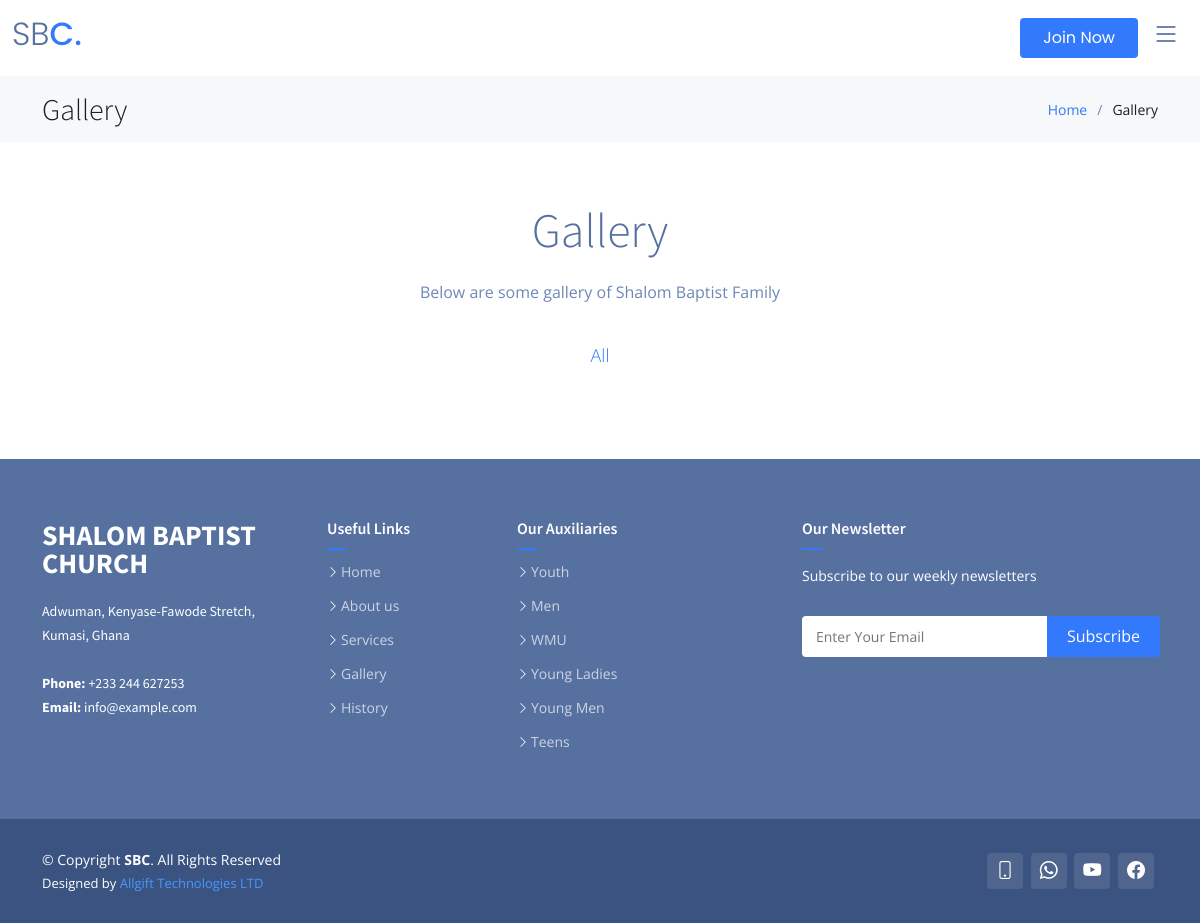
The app's page /gallery/, older data.
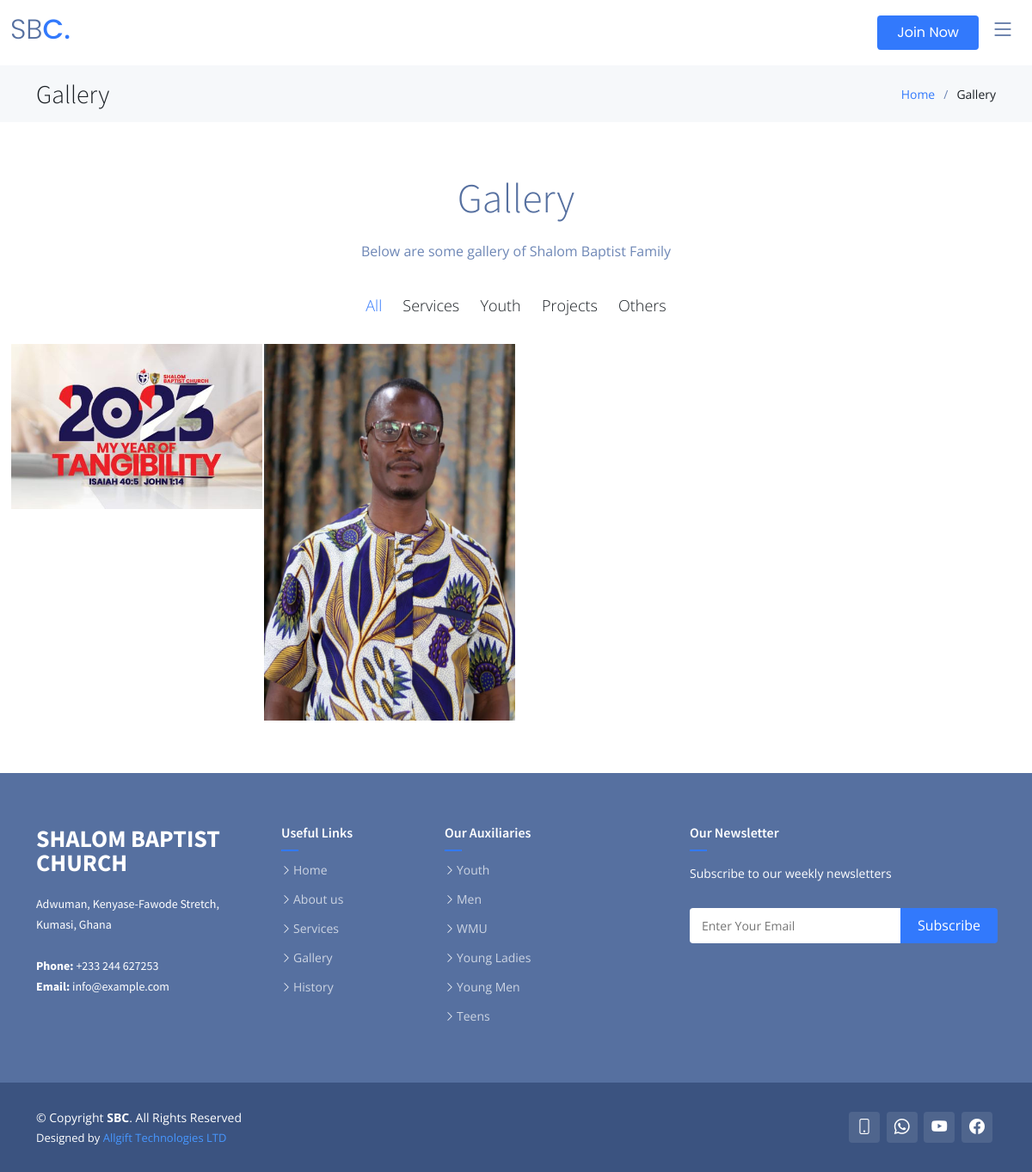
The same page, newer data.
### core/models.py (models this page shows, shortened)
class Auxiliaries(models.Model):
    name = models.CharField(max_length=255)
    designation = models.CharField(max_length=255, blank=True, null=True)
    about_us = models.TextField(blank=True, null=True)
    mission = models.TextField(blank=True, null=True)
    speech = models.TextField(blank=True, null=True)
    deacon = models.ImageField(default='group.png', upload_to='auxiliaries', blank=True, null=True)
    group_img = models.ImageField(default='group.png', upload_to='auxiliaries', blank=True, null=True)
    contribution_target = models.DecimalField(max_digits=8, decimal_places=2, blank=True, null=True)
    def get_absolute_url(self):
        return reverse('aux_details', args=[str(self.id)])

class GalleryCategory(models.Model):
    category = models.CharField(max_length=50, choices=GALLERY_CATEGORY)
    def __str__(self):
        return self.category

class Gallery(models.Model):
    category = models.ForeignKey(GalleryCategory, on_delete=models.CASCADE)
    image = models.ImageField(default='default.jpg', upload_to='profile_pics', null=True, blank=True)
    detail = models.CharField(max_length=255)

### core/views.py (the view)
# urls.py: path('gallery/', views.gallery, name='gallery'),
def gallery(request):
    auxiliaries = Auxiliaries.objects.all()
    families = Family.objects.all()
    ministries = Ministries.objects.all()
    gallery_cat = GalleryCategory.objects.all()
    galleries = Gallery.objects.all()
    context = {
        'auxiliaries': auxiliaries,
        'families': families,
        'ministries': ministries,
        'galleries': galleries,
        'gallery_cat': gallery_cat
    }
    return render(request, 'core/gallery.html', context)

### core/models.py (called while the page is built)
    def get_absolute_url(self):
        return reverse('family_details', args=[str(self.id)])

    def get_absolute_url(self):
        return reverse('min_details', args=[str(self.id)])

### templates/core/gallery.html (shortened to what this page needs)
{% extends 'base.html' %}
{% load static %}
{% load crispy_forms_tags %}
{% block content %}
    <div class="breadcrumbs">
      <div class="container">
        <div class="d-flex justify-content-between align-items-center">
          <h2>Gallery</h2>
          <ol>
            <li><a href="{% url 'home' %}">Home</a></li>
            <li>Gallery</li>
          </ol>
        </div>
      </div>
    </div>
    <section id="portfolio" class="portfolio" data-aos="fade-up">
      <div class="container">
        <div class="section-header">
          <h2>Gallery</h2>
          <p>Below are some gallery of Shalom Baptist Family</p>
        </div>
      </div>
      <div class="container-fluid" data-aos="fade-up" data-aos-delay="200">
        <div class="portfolio-isotope" data-portfolio-filter="*" data-portfolio-layout="masonry" data-portfolio-sort="original-order">
          <ul class="portfolio-flters">
            <li data-filter="*" class="filter-active">All</li>
            {% for gallery in  gallery_cat %}
              <li data-filter=".filter-{{gallery.category}}">{{gallery.category}}</li>
            {% endfor %}
          </ul>
          <div class="row g-0 portfolio-container">
            {% for gallery in  galleries %}
            <div class="col-xl-3 col-lg-4 col-md-6 portfolio-item filter-{{gallery.category}}">
              <img src="{{gallery.image.url}}" class="img-fluid" alt="">
            </div>
            {% endfor %}
          </div>
        </div>
      </div>
    </section>
{% endblock content %}

### templates/base.html (shortened to what this page needs)
{% load static %}
<!DOCTYPE html>
<html lang="en">
<head>
  <link href="{% static 'assets/vendor/bootstrap/css/bootstrap.min.css' %}" rel="stylesheet">
  <link href="{% static 'assets/vendor/bootstrap-icons/bootstrap-icons.css' %}" rel="stylesheet">
  <link href="{% static 'assets/vendor/aos/aos.css' %}" rel="stylesheet">
  <link href="{% static 'assets/vendor/glightbox/css/glightbox.min.css' %}" rel="stylesheet">
  <link href="{% static 'assets/vendor/swiper/swiper-bundle.min.css' %}" rel="stylesheet">
  <link href="{% static 'assets/css/variables.css' %}" rel="stylesheet">
   <link href="{% static 'assets/css/variables-blue.css' %}" rel="stylesheet">
  <link href="{% static 'assets/css/main.css' %}" rel="stylesheet">
</head>
<body>
  <header id="header" class="header fixed-top" data-scrollto-offset="0">
    <div class="container-fluid d-flex align-items-center justify-content-between">
      <a href="{% url 'home' %}" class="logo d-flex align-items-center scrollto me-auto me-lg-0">
        <h1>SB<span>C.</span></h1>
      </a>
      <nav id="navbar" class="navbar">
        <i class="bi bi-list mobile-nav-toggle d-none"></i>
      </nav>
      {% if not user.is_authenticated %}
        <a class="btn-getstarted scrollto" href="{% url 'join' %}">Join Now</a>
      {% else %}
        <a class="btn-getstarted scrollto" href="{% url 'join' %}">Join Now</a>
      {% endif %}
    </div>
  </header>
  {% block content %}
  {% endblock content %}
  <footer id="footer" class="footer">
    <div class="footer-content">
      <div class="container">
        <div class="row">
          <div class="col-lg-3 col-md-6">
            <div class="footer-info">
              <h3>Shalom Baptist Church</h3>
              <p>
                Adwuman, Kenyase-Fawode Stretch, <br>
                Kumasi, Ghana<br><br>
                <strong>Phone:</strong> +233 244 627253<br>
                <strong>Email:</strong> info@example.com<br>
              </p>
            </div>
          </div>
          <div class="col-lg-2 col-md-6 footer-links">
            <h4>Useful Links</h4>
            <ul>
              <li><i class="bi bi-chevron-right"></i> <a href="{% url 'home' %}">Home</a></li>
              <li><i class="bi bi-chevron-right"></i> <a href="{% url 'home' %}#about">About us</a></li>
              <li><i class="bi bi-chevron-right"></i> <a href="{% url 'home' %}#services">Services</a></li>
              <li><i class="bi bi-chevron-right"></i> <a href="{% url 'gallery' %}">Gallery</a></li>
              <li><i class="bi bi-chevron-right"></i> <a href="{% url 'history' %}">History</a></li>
            </ul>
          </div>
          <div class="col-lg-3 col-md-6 footer-links">
            <h4>Our Auxiliaries</h4>
            <ul>
              {% for aux in auxiliaries%}
              <li><i class="bi bi-chevron-right"></i> <a href="{{aux.get_absolute_url}}">{{aux.name}}</a></li>
              {% endfor %}
            </ul>
          </div>
          <div class="col-lg-4 col-md-6 footer-newsletter">
            <h4>Our Newsletter</h4>
            <p>Subscribe to our weekly newsletters</p>
            <form action="{% url 'subscribers' %}" method="post">
              <input type="email" name="email" placeholder="Enter Your Email">
              <input type="submit" value="Subscribe">
            </form>
          </div>
        </div>
      </div>
    </div>
    <div class="footer-legal text-center">
      <div class="container d-flex flex-column flex-lg-row justify-content-center justify-content-lg-between align-items-center">
        <div class="d-flex flex-column align-items-center align-items-lg-start">
          <div class="copyright">
            &copy; Copyright <strong><span>SBC</span></strong>. All Rights Reserved
          </div>
          <div class="credits">
            Designed by <a href="">Allgift Technologies LTD</a>
          </div>
        </div>
        <div class="social-links order-first order-lg-last mb-3 mb-lg-0">
          {% if user.is_authenticated %}
            <a href="tel:+233244627253" class="google-plus"><i class="bi bi-phone"></i></a>
          {% else %}
            <a href="tel:+233244627253" class="google-plus"><i class="bi bi-phone"></i></a>
          {% endif %}
          <a href="https://api.whatsapp.com/send?phone=233244627253" class="google-plus"><i class="bi bi-whatsapp"></i></a>
          <a href="https://www.youtube.com/@shalombaptistchurch6140/videos" class="google-plus" target="_blank"><i class="bi bi-youtube"></i></a>
          <a href="https://web.facebook.com/baptistshalom?_rdc=1&_rdr" class="facebook" target="_blank"><i class="bi bi-facebook"></i></a>
        </div>
      </div>
    </div>
  </footer>
</body>
</html>

### static/assets/css/variables.css (style rules this page uses)
:root { --font-default: 'Open Sans', system-ui, -apple-system, "Segoe UI", Roboto, "Helvetica Neue", Arial, "Noto Sans", "Liberation Sans", sans-serif, "Apple Color Emoji", "Segoe UI Emoji", "Segoe UI Symbol", "Noto Color Emoji"; --font-primary: 'Source Sans Pro', sans-serif; --font-secondary: 'Poppins', sans-serif; --color-default: #1a1f24; --color-default-rgb: 26, 31, 36; --color-links: #0ea2bd; --color-links-hover: #1ec3e0; --color-primary: #0ea2bd; --color-primary-light: #1ec3e0; --color-primary-dark: #0189a1; --color-primary-rgb: 14, 162, 189; --color-primary-light-rgb: 30, 195, 224; --color-primary-dark-rgb: 1, 137, 161; --color-secondary: #485664; --color-secondary-light: #8f9fae; --color-secondary-dark: #3a4753; --color-secondary-rgb: 72, 86, 100; --color-secondary-light-rgb: 143, 159, 174; --color-secondary-dark-rgb: 58, 71, 83; --color-blue: #0d6efd; --color-blue-rgb: 13, 110, 253; --color-indigo: #6610f2; --color-indigo-rgb: 102, 16, 242; --color-purple: #6f42c1; --color-purple-rgb: 111, 66, 193; --color-pink: #f3268c; --color-pink-rgb: 243, 38, 140; --color-red: #df1529; --color-red-rgb: 223, 21, 4; --color-orange: #fd7e14; --color-orange-rgb: 253, 126, 20; --color-yellow: #ffc107; --color-yellow-rgb: 255, 193, 7; --color-green: #059652; --color-green-rgb: 5, 150, 82; --color-teal: #20c997; --color-teal-rgb: 32, 201, 151; --color-cyan: #0dcaf0; --color-cyan-rgb: 13, 202, 240; --color-white: #ffffff; --color-white-rgb: 255, 255, 255; --color-gray: #6c757d; --color-gray-rgb: 108, 117, 125; --color-black: #000000; --color-black-rgb: 0, 0, 0; }
:root { --bs-blue: var(--color-blue); --bs-indigo: var(--color-indigo); --bs-purple: var(--color-purple); --bs-pink: var(--color-pink); --bs-red: var(--color-red); --bs-orange: var(--color-orange); --bs-yellow: var(--color-yellow); --bs-green: var(--color-green); --bs-teal: var(--color-teal); --bs-cyan: var(--color-cyan); --bs-white: var(--color-white); --bs-gray: var(--color-gray); --bs-gray-dark: #343a40; --bs-gray-100: #f8f9fa; --bs-gray-200: #e9ecef; --bs-gray-300: #dee2e6; --bs-gray-400: #ced4da; --bs-gray-500: #adb5bd; --bs-gray-600: #6c757d; --bs-gray-700: #495057; --bs-gray-800: #343a40; --bs-gray-900: #212529; --bs-primary: var(--color-blue); --bs-secondary: var(--color-blue); --bs-success: #198754; --bs-info: #0dcaf0; --bs-warning: #ffc107; --bs-danger: #dc3545; --bs-light: #f8f9fa; --bs-dark: #212529; --bs-primary-rgb: var(--color-primary-rgb); --bs-secondary-rgb: var(--color-secondary-rgb); --bs-success-rgb: 25, 135, 84; --bs-info-rgb: 13, 202, 240; --bs-warning-rgb: 255, 193, 7; --bs-danger-rgb: 220, 53, 69; --bs-light-rgb: 248, 249, 250; --bs-dark-rgb: 33, 37, 41; --bs-white-rgb: var(--color-white-rgb); --bs-black-rgb: var(--color-black-rgb); --bs-body-color-rgb: var(--color-default-rgb); --bs-body-bg-rgb: 255, 255, 255; --bs-font-sans-serif: var(--font-default); --bs-font-monospace: SFMono-Regular, Menlo, Monaco, Consolas, "Liberation Mono", "Courier New", monospace; --bs-gradient: linear-gradient(180deg, rgba(255, 255, 255, 0.15), rgba(255, 255, 255, 0)); --bs-body-font-family: var(--font-default); --bs-body-font-size: 1rem; --bs-body-font-weight: 400; --bs-body-line-height: 1.5; --bs-body-color: var(--color-default); --bs-body-bg: #fff; }

Row changes from the older to the newer data that the page shows:
added GalleryCategory: category "Services"
added GalleryCategory: category "Youth"
added GalleryCategory: category "Projects"
added GalleryCategory: category "Others"
added Gallery: image (picture)
added Gallery: image (picture)
